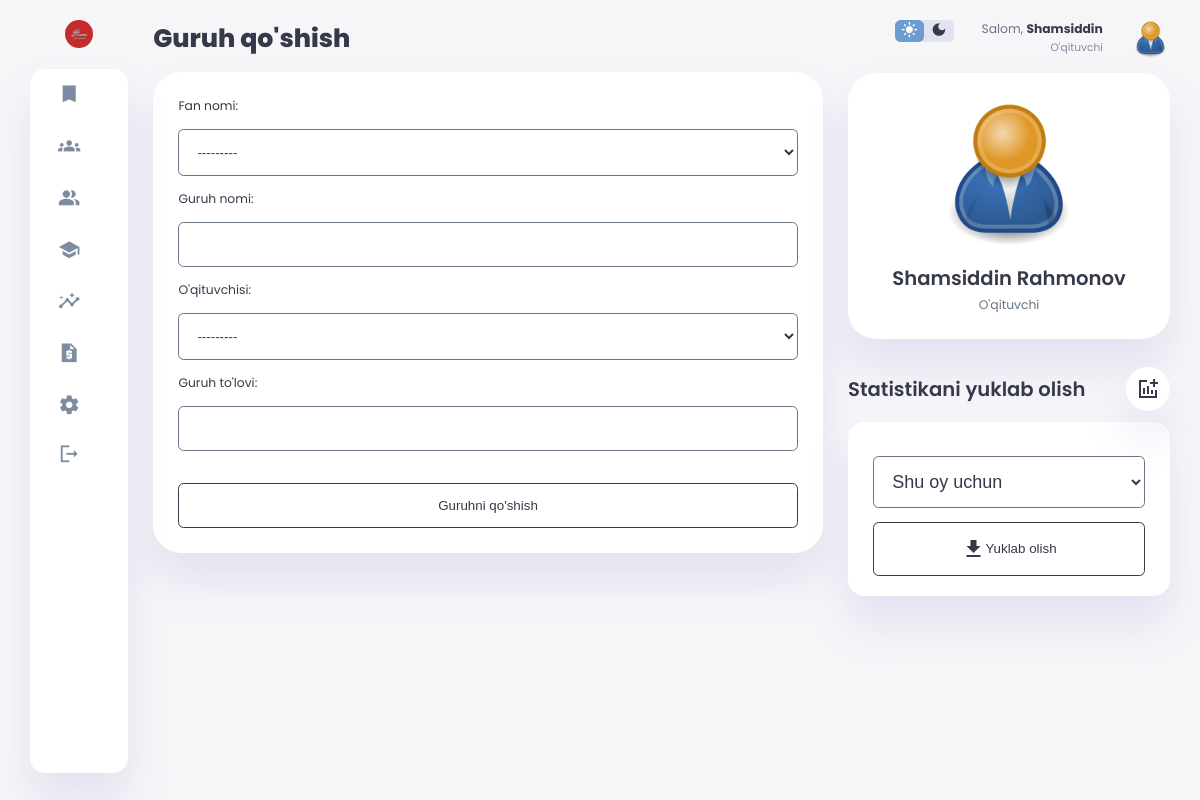
The page /add-group/ (signed in) on the database its author committed.
### app_main/models.py (models this page shows, shortened)
class Group(models.Model):
    subject = models.ForeignKey(
        to=Subject, on_delete=models.PROTECT, verbose_name='Fan nomi')
    teacher = models.ForeignKey(
        to=User, on_delete=models.PROTECT, verbose_name='O\'qituvchisi')
    name = models.CharField(
        max_length=200, verbose_name='Guruh nomi', unique=True)
    price = models.IntegerField(verbose_name='Guruh to\'lovi', validators=[
        validators.min_value_validator])
    created = models.DateTimeField(auto_now_add=True, null=True)
    updated = models.DateTimeField(auto_now=True, null=True)
    id = models.UUIDField(default=uuid.uuid4, unique=True,
                          primary_key=True, editable=False)

### app_users/models.py (models this page shows)
class User(AbstractUser):
    first_name = models.CharField(max_length=200, verbose_name="Ism")
    last_name = models.CharField(max_length=200, verbose_name="Familiya")
    email = models.EmailField(
        max_length=200, verbose_name="E-mail manzil", unique=True)
    job = models.CharField(
        max_length=200, default="O'qituvchi", blank=True, null=True)
    profile_picture = models.ImageField(upload_to='thedevu101-admin-media/profile-pictures/',
                                        null=True,
                                        blank=True,
                                        default='profile-pictures/user-default.png', verbose_name="Profil rasmi")
    created = models.DateTimeField(auto_now_add=True)
    updated = models.DateTimeField(auto_now=True)
    id = models.UUIDField(default=uuid.uuid4, editable=False,
                          primary_key=True, unique=True)
    REQUIRED_FIELDS = ['first_name', 'last_name', 'email']
    @property
    def full_name(self):
        return f"{self.first_name} {self.last_name}"
    def __str__(self):
        return f"{self.first_name} {self.last_name}"
    class Meta:
        unique_together = [
            ['first_name', 'last_name']
        ]

### app_main/views.py (the view, shortened to what this page needs)
# urls.py: path('add-group/', views.add_group, name='add_group'),
@login_required(login_url="signin")
def add_group(request):
    form = forms.GroupForm()
    context = {
        "form": form,
        "title": "Guruh qo'shish",
        "btn_text": "Guruhni qo'shish",
    }
    return render(request, "form.html", context)

### app_main/forms.py
class GroupForm(forms.ModelForm):
    class Meta:
        model = Group
        fields = ['subject', 'name', 'teacher', 'price']

### app_main/models.py (called while the page is built)
    def __str__(self) -> str:
        return self.name

### templates/form.html (shortened to what this page needs)
{% extends 'base.html' %} {% load humanize %}
{% block content %}
{% include 'components/_navbar.html' %}
<main>
	<h1>{{ title }}</h1>
	<div class="form-wrapper">
		<form action="" method="post" class="form" enctype="multipart/form-data">
			{% csrf_token %} {% for field in form %}
			<div>
				<label for="id_{{ field.name }}">{{ field.label }}:</label>
				{{ field }}
			</div>
			{% endfor %}
			<br />
			<button type="submit" class="button">{{ btn_text }}</button>
		</form>
	</div>
</main>
{% include 'components/_right_block.html' %} {% endblock content %}

### templates/components/_right_block.html (shortened to what this page needs)
{% load static %}
<div class="right-section">
    <div class="nav">
        <div class="dark-mode">
            <span class="material-icons-sharp">
            </span>
            <span class="material-icons-sharp">
            </span>
        </div>
        <div class="profile">
            <div class="info">
		    <p>Salom, <b>{{ request.user.first_name }}</b></p>
                <small class="text-muted">{{ request.user.job }}</small>
            </div>
            <div class="profile-photo">
                <img src="{{ request.user.profile_picture.url }}" alt="{{ request.user.full_name }}"
                    title="{{ request.user.full_name }}">
            </div>
        </div>
    </div>
    <div class="user-profile">
        <div class="logo" style="display: flex; flex-direction: column; align-items: center;">
            {% if not request.user.profile_picture %}
            <img src="{% static 'profile-pictures/user-default.png' %}" title="{{ request.user.full_name }}">
            {% else %}
            <img src="{{ request.user.profile_picture.url }}" alt="{{ request.user.full_name }}"
                title="{{ request.user.full_name }}">
            {% endif %}
            <h2>{{ request.user.full_name }}</h2>
            <p>{{ request.user.job }}</p>
        </div>
    </div>
    {% if request.user.is_superuser %}
    <div class="reminders">
        <div class="header">
            <h2>Statistikani yuklab olish</h2>
            <span class="material-icons-sharp">
            </span>
        </div>
        <div class="notification">
            <form action="{% url 'download_stats' %}" method="post">
                <select name="month">
                    <option value="current">Shu oy uchun</option>
                </select>
                <br>
                <button type="submit" class="button">
                    <span class="material-icons-sharp">
                    </span>
                    Yuklab olish
                </button>
            </form>
        </div>
    </div>
    {% endif %}
</div>

### static/style.css (style rules this page uses)
:root { --color-primary: #6c9bcf; --color-info: #6c9bcf; --color-danger: red; --color-error: red; --color-success: #1b9c85; --color-warning: #f7d060; --color-white: #fff; --color-info-dark: #7d8da1; --color-dark: #363949; --color-light: rgba(132, 139, 200, 0.18); --color-dark-variant: #677483; --color-background: #f6f6f9; --card-border-radius: 2rem; --border-radius-1: 0.4rem; --border-radius-2: 1.2rem; --card-padding: 1.8rem; --padding-1: 1.2rem; --box-shadow: 0 2rem 3rem var(--color-light); }
* { margin: 0; padding: 0; outline: 0; appearance: 0; border: 0; text-decoration: none; box-sizing: border-box; }
html { font-size: 14px; }
body { width: 100vw; height: 100vh; font-family: 'Poppins', sans-serif; font-size: 0.88rem; user-select: none; overflow-x: hidden; color: var(--color-dark); background-color: var(--color-background); }
img { display: block; width: 100%; object-fit: cover; }
h1 { font-weight: 800; font-size: 1.8rem; }
h2 { font-weight: 600; font-size: 1.4rem; }
small { font-size: 0.76rem; }
p { color: var(--color-dark-variant); }
b { color: var(--color-dark); }
.text-muted { color: var(--color-info-dark); }
.info { color: var(--color-primary); }
.button { transition: 0.1s; background: none; color: var(--color-dark); }
.form-wrapper { height: 100%; margin-top: 1rem; }
.form { padding: var(--card-padding); box-shadow: var(--box-shadow); border-radius: var(--card-border-radius); background: var(--color-white); }
.notification form { width: 100%; }
.notification form select { border: none; font-size: 18px; background: var(--color-white); color: var(--color-dark); padding: 1rem; border: 1px solid var(--color-dark-variant); border-radius: var(--border-radius-1); width: 100%; margin: 1rem 0; }
.notification form button { border-radius: var(--border-radius-1); border: 1px solid var(--color-dark); width: 100%; padding: 1rem; transition: 0.1s; display: flex; align-items: center; justify-content: center; }
.form select, textarea, input[type='search'], input[type='text'], input[type='date'], input[type='number'], input[type='email'], input[type='tel'], input[type='file'], input[type='password'] { background: var(--color-white); color: var(--color-dark); padding: 1rem; border: 1px solid var(--color-dark-variant); border-radius: var(--border-radius-1); width: 100%; margin: 1rem 0; }
.form button { border-radius: var(--border-radius-1); border: 1px solid var(--color-dark); width: 100%; padding: 1rem; transition: 0.1s; }
main { margin-top: 1.4rem; height: 88vh; }
.right-section { margin-top: 1.4rem; }
.right-section .nav { display: flex; justify-content: end; gap: 2rem; }
.right-section .dark-mode { background-color: var(--color-light); display: flex; justify-content: space-between; align-items: center; height: 1.6rem; width: 4.2rem; cursor: pointer; border-radius: var(--border-radius-1); }
.right-section .dark-mode span { font-size: 1.2rem; width: 50%; height: 100%; display: flex; align-items: center; justify-content: center; }
.right-section .dark-mode span.active { background-color: var(--color-primary); color: white; border-radius: var(--border-radius-1); }
.right-section .nav .profile { display: flex; gap: 2rem; text-align: right; }
.right-section .nav .profile .profile-photo { width: 2.8rem; height: 2.8rem; border-radius: 50%; overflow: hidden; }
.right-section .user-profile { display: flex; justify-content: center; text-align: center; margin-top: 1rem; background-color: var(--color-white); padding: var(--card-padding); border-radius: var(--card-border-radius); box-shadow: var(--box-shadow); cursor: pointer; transition: all 0.3s ease; }
.right-section .user-profile img { width: 11rem; height: auto; margin-bottom: 0.8rem; border-radius: 50%; }
.right-section .user-profile h2 { margin-bottom: 0.2rem; }
.right-section .reminders { margin-top: 2rem; }
.right-section .reminders .header { display: flex; align-items: center; justify-content: space-between; margin-bottom: 0.8rem; }
.right-section .reminders .header span { padding: 10px; box-shadow: var(--box-shadow); background-color: var(--color-white); border-radius: 50%; }
.right-section .reminders .notification { background-color: var(--color-white); display: flex; align-items: center; gap: 1rem; margin-bottom: 0.7rem; padding: 1.4rem var(--card-padding); border-radius: var(--border-radius-2); box-shadow: var(--box-shadow); cursor: pointer; transition: all 0.3s ease; }

### rows shown on the page
User: user.first_name "Shamsiddin", user.job "O'qituvchi", user.profile_picture (placeholder picture), user.full_name "Shamsiddin Rahmonov"

### other values the page prints
{{ title }} "Guruh qo'shish"
{{ field.label }} "Fan nomi" "Guruh nomi" "O'qituvchisi" "Guruh to'lovi"
{{ btn_text }} "Guruhni qo'shish"
